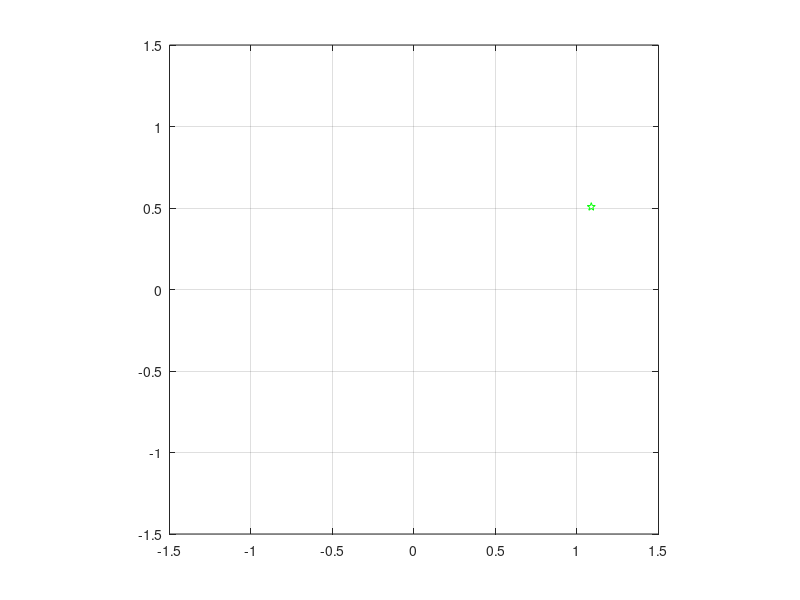

This figure's MATLAB source:
crc = @(r,p,a) [r*cosd(a + p);  r*sind(a + p)];
t = linspace(0, 360, 361);                              % Time
init_pos = 25;                                          % Initial Position (°)
radius = 1.2;
locus = crc(radius, init_pos, t);
figure(1)
for k1 = 2:length(t)
    plot(locus(1,k1),  locus(2,k1), 'gp')
    axis([-1.5  1.5    -1.5  1.5])
    grid
    axis square
    drawnow    
end